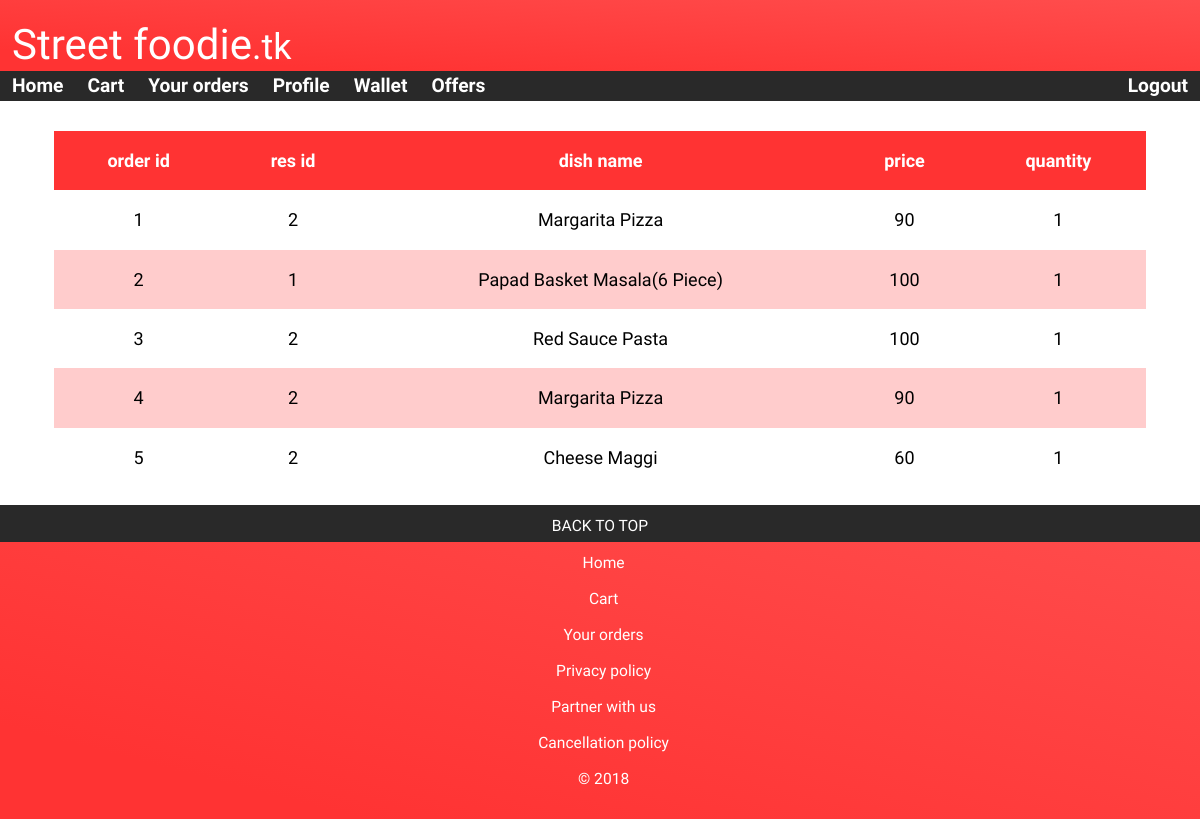
Page /poiuytrewqzxcvbnmmm.php on the committed database.
### tables this page shows
CREATE TABLE `order_info` (
  `order_id` int(50) NOT NULL,
  `res_id` int(50) NOT NULL,
  `dish_id` int(50) NOT NULL,
  `dish_name` varchar(100) NOT NULL,
  `price` int(50) NOT NULL,
  `quantity` int(50) NOT NULL
);

### poiuytrewqzxcvbnmmm.php (the view, shortened to what this page needs)
<!DOCTYPE html>
<html lang=en>
    <head>
        <link rel="stylesheet" href="https://cdnjs.cloudflare.com/ajax/libs/font-awesome/4.7.0/css/font-awesome.min.css">
        <link rel="stylesheet" href="main.css">
    </head>
    <body>
        <div class="header">
            <div>Street foodie<small>.tk</small></div>
        </div>
        <div class="topnav">
            <a href="home.php" class="hide-low">Home</a>
            <a href="cart.php" class="hide-low">Cart</a>
            <a href="your_orders.php" class="hide-low">Your orders</a>
            <a href="profile.php" class="hide-low">Profile</a>
            <a href="wallet.php" class="hide-low">Wallet</a>
            <a href="offer.php" class="hide-low">Offers</a>
            <a href="logout.php" style="float:right" class="hide-low">Logout</a>
        </div>
        <div class="row">
            <div class="content">
                <?php
                include("connect.php");
                $sql = 'select * from order_info';
                $result = mysqli_query($con, $sql);
            echo '
                <table>
                    <tr>
                        <th>order id</th>
                        <th>res id</th>
                        <th>dish name</th>
                        <th>price</th>
                        <th>quantity</th>
                    </tr>';
                    while ($row = mysqli_fetch_assoc($result)) {
                        echo '<tr>';
                        echo "<td>". $row['order_id'] . "</a></td>";
                        echo "<td>". $row['res_id'] . "</a></td>";
                        echo '<td>' . $row['dish_name'] . '</td>';
                        echo '<td>' . $row['price'] . '</td>';
                        echo '<td>' . $row['quantity'] . '</td>';
                        echo '</tr>';
                    }
                    echo '</table>';
                ?>
            </div>
        </div>
        <div class="footer">
            <div class="back_to_top"><a href=#>BACK TO TOP</a></div>
            <a href="home.php">Home</a></br>
            <a href="cart.php">Cart</a><br/>
            <a href="your_orders.php">Your orders</a><br/>
            <a href="privacyPolicy.php">Privacy policy</a><br/>
            <a href="partner.php">Partner with us</a><br/>
            <a href="cancellation.php">Cancellation policy</a><br/>
            &copy; 2018<?php     ?><br/>
        </div>
    </body>
</html>

### main.css (style rules this page uses)
* { box-sizing:border-box; }
body { margin:0; font-family:Abel; }
.header { font-size:3.5vw; margin:0; padding:1.7vw 0 0.1vw 1vw; text-align:left; background:linear-gradient(to top right, #ff3333 15%, #ff4d4d 100%); color:White; font-family:'Acme'; border:0; }
.header small { font-size:3vw; }
.topnav { overflow:hidden; background-color:#292929; position: -webkit-sticky; position: sticky; top: 0; z-index:99; }
.topnav a { float: left; display: block; color: #fff; text-align: center; padding: 0.3vw 1vw; text-decoration: none; font-family:Abel; font-size:1.6vw; font-weight: bold; }
.footer { position:relative; margin:0; padding:2.6vw 0 2.6vw 0.6vw; text-align:center; background: linear-gradient(to top right, #ff3333 15%, #ff4d4d 100%); color:White; font-family:'Acme'; border:0; font-size:1.3vw; }
.footer a { color:white; text-decoration:none; display:block; }
.back_to_top { position:absolute; width:100%; padding:1vw 0 0.6vw 0; margin:0; top:0; left:0; background-color:#292929; font-family:Abel; }
.back_to_top a { text-decoration:none; color:#fff; }
.content { left:20px; width:99%; margin:auto; margin-top: 1vw; padding:1.5vw 4vw; font-size:20px; }
.row:after ,form.example::after { content: ""; display: table; clear: both; }
table { width:100%; }
table, th, td { border-collapse: collapse; padding:1.6vw; font-size:1.5vw; font-family: abel; text-align:center; }
th { background-color:#ff3333;color: #fff; }
tr:nth-child(odd) { background-color:#ffcccc; }

### rows in the picture
order_info: order_id "1", res "2", dish_name "Margarita Pizza", price "90", quantity "1"
order_info: order_id "2", res "1", dish_name "Papad Basket Masala(6 Piece)", price "100", quantity "1"
order_info: order_id "3", res "2", dish_name "Red Sauce Pasta", price "100", quantity "1"
order_info: order_id "4", res "2", dish_name "Margarita Pizza", price "90", quantity "1"
order_info: order_id "5", res "2", dish_name "Cheese Maggi", price "60", quantity "1"
